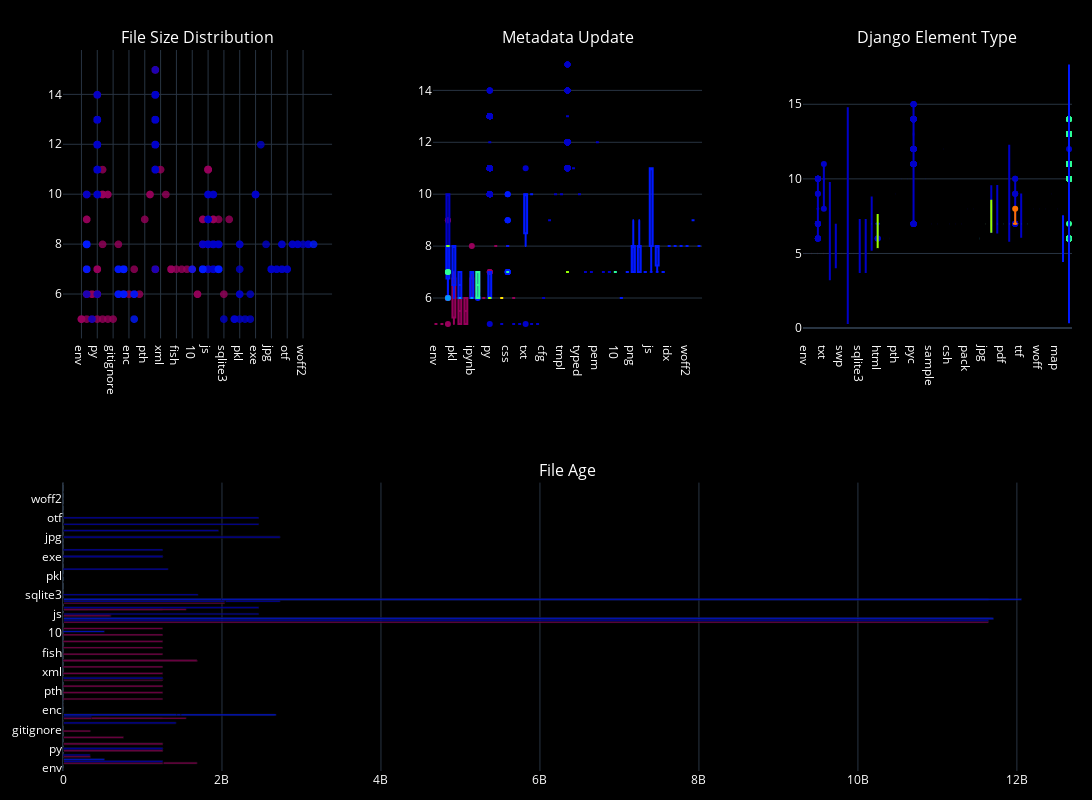

The code cell stored with this chart in its notebook:
### Code cell
def create_django_project_analysis_plot(pandas_df):
    # Create a 2x3 subplot grid
    fig = make_subplots(
        rows=2, cols=3, 
        specs=[[{"colspan": 1}, {}, {}], [{"colspan": 3}, None, None]],  # Top row has 3 plots, bottom row has 1 plot stretched
        subplot_titles=("File Size Distribution", "Metadata Update", 
                        "Django Element Type", "File Age"),
        horizontal_spacing=0.1,
        vertical_spacing=0.2
    )

    # Graph A: Scatter Chart
    fig_a = px.scatter(
        pandas_df, 
        x='file_extension', 
        y='file_depth', 
        color='file_size_category', 
        size='file_depth',
        labels={'file_extension': 'File Extension', 'file_depth': 'File Depth'}, 
        template='plotly_dark',
        color_discrete_sequence=px.colors.sequential.Rainbow
    )
    fig_a.update_traces(marker=dict(size=8, opacity=0.8), showlegend=False)  # Consistent marker size and opacity
    for trace in fig_a.data:
        fig.add_trace(trace, row=1, col=1)

    # Graph B: Box Plot
    fig_b = px.box(
        pandas_df, 
        x='file_extension', 
        y='file_depth', 
        color='meta_data_age_in_days',
        labels={'file_extension': 'File Extension', 'file_depth': 'File Depth'}, 
        template='plotly_dark',
        color_discrete_sequence=px.colors.sequential.Rainbow
    )
    fig_b.update_traces(showlegend=False)
    for trace in fig_b.data:
        fig.add_trace(trace, row=1, col=2)

    # Graph C: Violin Plot
    fig_c = px.violin(
        pandas_df, 
        x='file_extension', 
        y='file_depth', 
        color='django_element_type',
        labels={'file_extension': 'File Extension', 'file_depth': 'File Depth'}, 
        template='plotly_dark',
        color_discrete_sequence=px.colors.sequential.Rainbow
    )
    fig_c.update_traces(showlegend=False)
    for trace in fig_c.data:
        fig.add_trace(trace, row=1, col=3)

    # Graph D: Scatter Plot (spans the entire width at the base)
    fig_d = px.timeline(
        pandas_df, 
        x_start='modification_time', 
        x_end='metadata_change_time', 
        y='file_extension', 
        color='file_size_category',
        labels={'metadata_change_time': 'Metadata Change', 'access_time': 'Last Accessed'}, 
        template='plotly_dark',
        color_discrete_sequence=px.colors.sequential.Rainbow  # Consistent color scheme
    )
    fig_d.update_traces(showlegend=False, opacity=0.8)  # Consistent opacity for clarity
    for trace in fig_d.data:
        fig.add_trace(trace, row=2, col=1)

    # Update layout for the entire figure with black background
    fig.update_layout(
        #title="Django Project Analysis",
        template='plotly_dark',
        width=1200, height=800,
        plot_bgcolor='black',  # Plot background color
        paper_bgcolor='black',  # Entire figure background color
        font_color='white',  # Font color for text elements
        margin=dict(l=20, r=20, t=50, b=20)  # Adjust margins for better layout
    )

    return fig

create_django_project_analysis_plot(pandas_df)

### Figure 1 — Plotly figure (JSON) as saved in the notebook; plotly's stock layout.template omitted (floating-point values rounded to 4 significant figures; data arrays with more than 128 entries replaced by an {"elided": "..."} marker saying what was removed)
{"data": [{"hovertemplate": "file_size_category=Small<br>File Extension=%{x}<br>File Depth=%{marker.size}<extra></extra>", "legendgroup": "Small", "marker": {"color": "rgb(150,0,90)", "opacity": 0.8, "size": 8, "sizemode": "area", "sizeref": 0.0375, "symbol": "circle"}, "mode": "markers", "name": "Small", "showlegend": false, "type": "scattergl", "x": {"elided": "1357 str values"}, "xaxis": "x", "y": {"elided": "1357 int values"}, "yaxis": "y"}, {"hovertemplate": "file_size_category=Medium<br>File Extension=%{x}<br>File Depth=%{marker.size}<extra></extra>", "legendgroup": "Medium", "marker": {"color": "rgb(0,0,200)", "opacity": 0.8, "size": 8, "sizemode": "area", "sizeref": 0.0375, "symbol": "circle"}, "mode": "markers", "name": "Medium", "showlegend": false, "type": "scattergl", "x": {"elided": "519 str values"}, "xaxis": "x", "y": {"elided": "519 int values"}, "yaxis": "y"}, {"hovertemplate": "file_size_category=Large<br>File Extension=%{x}<br>File Depth=%{marker.size}<extra></extra>", "legendgroup": "Large", "marker": {"color": "rgb(0,25,255)", "opacity": 0.8, "size": 8, "sizemode": "area", "sizeref": 0.0375, "symbol": "circle"}, "mode": "markers", "name": "Large", "showlegend": false, "type": "scattergl", "x": ["log", "ipynb", "log", "html", "html", "ipynb", "No Extension", "No Extension", "10", "No Extension", "No Extension", "No Extension", "No Extension", "No Extension", "No Extension", "No Extension", "pack", "No Extension", "No Extension", "No Extension", "No Extension", "No Extension", "No Extension", "No Extension", "No Extension", "svg", "svg", "png", "svg", "svg", "png", "svg", "svg", "svg", "svg", "png", "png", "png", "svg", "svg", "svg", "html", "html", "html", "html", "html", "html", "html", "html", "html", "html", "svg", "svg", "png", "svg", "svg", "png", "svg", "svg", "svg", "svg", "png", "png", "png", "svg", "svg", "svg", "html", "html", "html", "html", "html", "html", "html", "html", "html", "html"], "xaxis": "x", "y": [5, 6, 6, 6, 6, 7, 7, 7, 7, 8, 8, 8, 8, 8, 8, 8, 8, 8, 8, 8, 8, 8, 8, 8, 8, 7, 7, 7, 7, 7, 7, 7, 7, 7, 7, 7, 7, 7, 7, 7, 7, 7, 7, 7, 7, 7, 7, 7, 7, 7, 7, 7, 7, 7, 7, 7, 7, 7, 7, 7, 7, 7, 7, 7, 7, 7, 7, 7, 7, 7, 7, 7, 7, 7, 7, 7, 7], "yaxis": "y"}, {"alignmentgroup": "True", "hovertemplate": "meta_data_age_in_days=0<br>File Extension=%{x}<br>File Depth=%{y}<extra></extra>", "legendgroup": "0", "marker": {"color": "rgb(150,0,90)"}, "name": "0", "notched": false, "offsetgroup": "0", "orientation": "v", "showlegend": false, "type": "box", "x": ["env", "lock", "env", "lock", "env", "lock", "env", "lock", "No Extension", "pkl", "log", "csv", "ipynb", "ipynb", "pkl", "ipynb", "log", "html", "html", "enc", "ipynb", "csv", "ipynb", "ipynb", "html", "html", "html", "html", "html", "py", "py", "py", "py", "py", "py", "py", "py", "py", "No Extension", "No Extension", "No Extension", "No Extension", "No Extension", "No Extension", "No Extension", "No Extension", "No Extension", "No Extension", "No Extension", "No Extension", "No Extension", "No Extension", "No Extension", "No Extension", "No Extension", "No Extension", "No Extension", "No Extension", "No Extension", "No Extension", "No Extension", "No Extension", "No Extension", "No Extension", "No Extension", "No Extension", "No Extension", "No Extension", "pack", "No Extension", "No Extension", "No Extension", "No Extension", "No Extension", "No Extension", "No Extension", "No Extension", "No Extension", "No Extension", "No Extension", "No Extension", "No Extension", "No Extension", "No Extension", "No Extension", "No Extension", "No Extension", "No Extension", "No Extension", "No Extension", "py", "py", "py", "py", "py", "py", "py", "py", "py", "json", "pkl", "ipynb", "css", "py", "py", "sqlite3", "py"], "x0": " ", "xaxis": "x2", "y": [5, 5, 5, 5, 5, 5, 5, 5, 5, 5, 5, 5, 6, 6, 6, 6, 6, 6, 6, 6, 6, 6, 6, 7, 7, 7, 7, 7, 7, 6, 6, 6, 6, 6, 6, 6, 6, 7, 6, 6, 6, 6, 6, 7, 9, 9, 8, 8, 8, 8, 8, 8, 8, 8, 8, 8, 8, 8, 8, 8, 8, 8, 8, 8, 8, 8, 8, 8, 8, 8, 8, 8, 8, 8, 8, 8, 8, 8, 8, 8, 8, 8, 8, 8, 8, 8, 8, 8, 8, 8, 6, 6, 6, 6, 6, 6, 6, 7, 7, 6, 7, 8, 8, 6, 6, 6, 6], "y0": " ", "yaxis": "y2"}, {"alignmentgroup": "True", "hovertemplate": "meta_data_age_in_days=9<br>File Extension=%{x}<br>File Depth=%{y}<extra></extra>", "legendgroup": "9", "marker": {"color": "rgb(0,0,200)"}, "name": "9", "notched": false, "offsetgroup": "9", "orientation": "v", "showlegend": false, "type": "box", "x": {"elided": "1440 str values"}, "x0": " ", "xaxis": "x2", "y": {"elided": "1440 int values"}, "y0": " ", "yaxis": "y2"}, {"alignmentgroup": "True", "hovertemplate": "meta_data_age_in_days=8<br>File Extension=%{x}<br>File Depth=%{y}<extra></extra>", "legendgroup": "8", "marker": {"color": "rgb(0,25,255)"}, "name": "8", "notched": false, "offsetgroup": "8", "orientation": "v", "showlegend": false, "type": "box", "x": {"elided": "264 str values"}, "x0": " ", "xaxis": "x2", "y": {"elided": "264 int values"}, "y0": " ", "yaxis": "y2"}, {"alignmentgroup": "True", "hovertemplate": "meta_data_age_in_days=7<br>File Extension=%{x}<br>File Depth=%{y}<extra></extra>", "legendgroup": "7", "marker": {"color": "rgb(0,152,255)"}, "name": "7", "notched": false, "offsetgroup": "7", "orientation": "v", "showlegend": false, "type": "box", "x": ["ipynb", "No Extension", "No Extension", "No Extension", "No Extension", "No Extension", "No Extension", "No Extension", "No Extension", "No Extension", "No Extension", "No Extension", "No Extension", "No Extension", "No Extension", "No Extension", "No Extension", "No Extension", "No Extension", "No Extension", "No Extension", "No Extension", "No Extension", "No Extension", "No Extension", "No Extension", "No Extension", "log", "No Extension", "No Extension", "No Extension", "No Extension", "No Extension", "No Extension", "No Extension", "No Extension", "No Extension", "No Extension", "No Extension", "No Extension", "No Extension", "No Extension", "No Extension", "No Extension", "No Extension", "No Extension", "No Extension", "py", "py", "py", "py", "py", "py"], "x0": " ", "xaxis": "x2", "y": [6, 6, 8, 8, 8, 8, 8, 8, 8, 8, 8, 8, 8, 8, 8, 8, 8, 8, 8, 8, 8, 8, 8, 8, 8, 8, 8, 6, 8, 8, 8, 8, 8, 8, 8, 8, 8, 8, 8, 8, 8, 8, 8, 8, 8, 8, 8, 6, 6, 6, 6, 6, 6], "y0": " ", "yaxis": "y2"}, {"alignmentgroup": "True", "hovertemplate": "meta_data_age_in_days=6<br>File Extension=%{x}<br>File Depth=%{y}<extra></extra>", "legendgroup": "6", "marker": {"color": "rgb(44,255,150)"}, "name": "6", "notched": false, "offsetgroup": "6", "orientation": "v", "showlegend": false, "type": "box", "x": ["html", "html", "html", "No Extension", "No Extension", "10", "No Extension", "No Extension", "No Extension", "No Extension", "No Extension", "No Extension", "No Extension", "No Extension", "No Extension", "No Extension", "No Extension", "No Extension", "No Extension", "No Extension", "No Extension", "No Extension", "No Extension", "No Extension", "No Extension", "No Extension", "No Extension", "No Extension", "No Extension", "No Extension", "No Extension", "No Extension", "No Extension", "No Extension", "No Extension", "No Extension", "No Extension", "No Extension", "No Extension", "No Extension", "No Extension", "No Extension", "No Extension", "No Extension", "No Extension", "No Extension", "No Extension", "pyc", "css", "html", "py", "pyc", "pyc", "pyc", "pyc", "pyc", "pyc"], "x0": " ", "xaxis": "x2", "y": [6, 6, 7, 7, 7, 7, 8, 8, 8, 8, 8, 8, 8, 8, 8, 8, 8, 8, 8, 8, 8, 8, 8, 8, 8, 8, 8, 8, 8, 8, 8, 8, 8, 8, 8, 8, 8, 8, 8, 8, 8, 8, 8, 8, 8, 8, 8, 7, 7, 7, 6, 7, 7, 7, 7, 7, 7], "y0": " ", "yaxis": "y2"}, {"alignmentgroup": "True", "hovertemplate": "meta_data_age_in_days=5<br>File Extension=%{x}<br>File Depth=%{y}<extra></extra>", "legendgroup": "5", "marker": {"color": "rgb(151,255,0)"}, "name": "5", "notched": false, "offsetgroup": "5", "orientation": "v", "showlegend": false, "type": "box", "x": ["No Extension", "No Extension", "No Extension", "No Extension", "No Extension", "No Extension", "No Extension", "No Extension", "No Extension", "No Extension", "No Extension", "No Extension", "No Extension", "No Extension", "No Extension", "No Extension", "No Extension", "No Extension", "No Extension", "No Extension", "No Extension", "No Extension", "No Extension", "No Extension", "pyc", "pyc", "pyc", "py", "pyc", "pyc", "pyc"], "x0": " ", "xaxis": "x2", "y": [8, 8, 8, 8, 8, 8, 8, 8, 8, 8, 8, 8, 8, 8, 8, 8, 8, 8, 8, 8, 8, 8, 8, 8, 7, 7, 7, 6, 7, 7, 7], "y0": " ", "yaxis": "y2"}, {"alignmentgroup": "True", "hovertemplate": "meta_data_age_in_days=3<br>File Extension=%{x}<br>File Depth=%{y}<extra></extra>", "legendgroup": "3", "marker": {"color": "rgb(255,234,0)"}, "name": "3", "notched": false, "offsetgroup": "3", "orientation": "v", "showlegend": false, "type": "box", "x": ["json"], "x0": " ", "xaxis": "x2", "y": [6], "y0": " ", "yaxis": "y2"}, {"alignmentgroup": "True", "box": {"visible": false}, "hovertemplate": "django_element_type=Environment/Dependency File<br>File Extension=%{x}<br>File Depth=%{y}<extra></extra>", "legendgroup": "Environment/Dependency File", "marker": {"color": "rgb(150,0,90)"}, "name": "Environment/Dependency File", "offsetgroup": "Environment/Dependency File", "orientation": "v", "scalegroup": "True", "showlegend": false, "type": "violin", "x": ["env", "lock", "env", "lock", "env", "lock", "env", "lock", "No Extension", "txt"], "x0": " ", "xaxis": "x3", "y": [5, 5, 5, 5, 5, 5, 5, 5, 5, 5], "y0": " ", "yaxis": "y3"}, {"alignmentgroup": "True", "box": {"visible": false}, "hovertemplate": "django_element_type=Other<br>File Extension=%{x}<br>File Depth=%{y}<extra></extra>", "legendgroup": "Other", "marker": {"color": "rgb(0,0,200)"}, "name": "Other", "offsetgroup": "Other", "orientation": "v", "scalegroup": "True", "showlegend": false, "type": "violin", "x": {"elided": "1163 str values"}, "x0": " ", "xaxis": "x3", "y": {"elided": "1163 int values"}, "y0": " ", "yaxis": "y3"}, {"alignmentgroup": "True", "box": {"visible": false}, "hovertemplate": "django_element_type=Log File<br>File Extension=%{x}<br>File Depth=%{y}<extra></extra>", "legendgroup": "Log File", "marker": {"color": "rgb(0,25,255)"}, "name": "Log File", "offsetgroup": "Log File", "orientation": "v", "scalegroup": "True", "showlegend": false, "type": "violin", "x": ["log", "log", "log", "log", "log"], "x0": " ", "xaxis": "x3", "y": [5, 6, 6, 7, 6], "y0": " ", "yaxis": "y3"}, {"alignmentgroup": "True", "box": {"visible": false}, "hovertemplate": "django_element_type=Django Management Script<br>File Extension=%{x}<br>File Depth=%{y}<extra></extra>", "legendgroup": "Django Management Script", "marker": {"color": "rgb(0,152,255)"}, "name": "Django Management Script", "offsetgroup": "Django Management Script", "orientation": "v", "scalegroup": "True", "showlegend": false, "type": "violin", "x": ["py"], "x0": " ", "xaxis": "x3", "y": [5], "y0": " ", "yaxis": "y3"}, {"alignmentgroup": "True", "box": {"visible": false}, "hovertemplate": "django_element_type=Python Script<br>File Extension=%{x}<br>File Depth=%{y}<extra></extra>", "legendgroup": "Python Script", "marker": {"color": "rgb(44,255,150)"}, "name": "Python Script", "offsetgroup": "Python Script", "orientation": "v", "scalegroup": "True", "showlegend": false, "type": "violin", "x": {"elided": "660 str values"}, "x0": " ", "xaxis": "x3", "y": {"elided": "660 int values"}, "y0": " ", "yaxis": "y3"}, {"alignmentgroup": "True", "box": {"visible": false}, "hovertemplate": "django_element_type=Django Template<br>File Extension=%{x}<br>File Depth=%{y}<extra></extra>", "legendgroup": "Django Template", "marker": {"color": "rgb(151,255,0)"}, "name": "Django Template", "offsetgroup": "Django Template", "orientation": "v", "scalegroup": "True", "showlegend": false, "type": "violin", "x": ["html", "html", "html", "html", "html", "html", "html", "html", "html", "html", "html", "html", "html", "html"], "x0": " ", "xaxis": "x3", "y": [6, 6, 6, 6, 6, 6, 6, 6, 7, 7, 7, 7, 7, 7], "y0": " ", "yaxis": "y3"}, {"alignmentgroup": "True", "box": {"visible": false}, "hovertemplate": "django_element_type=Django App Admin<br>File Extension=%{x}<br>File Depth=%{y}<extra></extra>", "legendgroup": "Django App Admin", "marker": {"color": "rgb(255,234,0)"}, "name": "Django App Admin", "offsetgroup": "Django App Admin", "orientation": "v", "scalegroup": "True", "showlegend": false, "type": "violin", "x": ["py", "py"], "x0": " ", "xaxis": "x3", "y": [6, 6], "y0": " ", "yaxis": "y3"}, {"alignmentgroup": "True", "box": {"visible": false}, "hovertemplate": "django_element_type=Django App Configuration<br>File Extension=%{x}<br>File Depth=%{y}<extra></extra>", "legendgroup": "Django App Configuration", "marker": {"color": "rgb(255,111,0)"}, "name": "Django App Configuration", "offsetgroup": "Django App Configuration", "orientation": "v", "scalegroup": "True", "showlegend": false, "type": "violin", "x": ["py", "py"], "x0": " ", "xaxis": "x3", "y": [6, 6], "y0": " ", "yaxis": "y3"}, {"alignmentgroup": "True", "box": {"visible": false}, "hovertemplate": "django_element_type=Django App Views<br>File Extension=%{x}<br>File Depth=%{y}<extra></extra>", "legendgroup": "Django App Views", "marker": {"color": "rgb(255,0,0)"}, "name": "Django App Views", "offsetgroup": "Django App Views", "orientation": "v", "scalegroup": "True", "showlegend": false, "type": "violin", "x": ["py", "py", "py"], "x0": " ", "xaxis": "x3", "y": [6, 6, 6], "y0": " ", "yaxis": "y3"}, {"alignmentgroup": "True", "box": {"visible": false}, "hovertemplate": "django_element_type=Django App Models<br>File Extension=%{x}<br>File Depth=%{y}<extra></extra>", "legendgroup": "Django App Models", "marker": {"color": "rgb(150,0,90)"}, "name": "Django App Models", "offsetgroup": "Django App Models", "orientation": "v", "scalegroup": "True", "showlegend": false, "type": "violin", "x": ["py", "py", "py", "py"], "x0": " ", "xaxis": "x3", "y": [6, 12, 12, 6], "y0": " ", "yaxis": "y3"}, {"alignmentgroup": "True", "box": {"visible": false}, "hovertemplate": "django_element_type=Django Project Configuration<br>File Extension=%{x}<br>File Depth=%{y}<extra></extra>", "legendgroup": "Django Project Configuration", "marker": {"color": "rgb(0,0,200)"}, "name": "Django Project Configuration", "offsetgroup": "Django Project Configuration", "orientation": "v", "scalegroup": "True", "showlegend": false, "type": "violin", "x": ["py", "py", "py", "py", "py", "py", "py"], "x0": " ", "xaxis": "x3", "y": [6, 12, 6, 6, 6, 6, 6], "y0": " ", "yaxis": "y3"}, {"alignmentgroup": "True", "box": {"visible": false}, "hovertemplate": "django_element_type=Django App Tests<br>File Extension=%{x}<br>File Depth=%{y}<extra></extra>", "legendgroup": "Django App Tests", "marker": {"color": "rgb(0,25,255)"}, "name": "Django App Tests", "offsetgroup": "Django App Tests", "orientation": "v", "scalegroup": "True", "showlegend": false, "type": "violin", "x": ["py", "py", "py"], "x0": " ", "xaxis": "x3", "y": [6, 12, 6], "y0": " ", "yaxis": "y3"}, {"alignmentgroup": "True", "box": {"visible": false}, "hovertemplate": "django_element_type=Django Migrations<br>File Extension=%{x}<br>File Depth=%{y}<extra></extra>", "legendgroup": "Django Migrations", "marker": {"color": "rgb(0,152,255)"}, "name": "Django Migrations", "offsetgroup": "Django Migrations", "orientation": "v", "scalegroup": "True", "showlegend": false, "type": "violin", "x": ["py", "py", "py", "py"], "x0": " ", "xaxis": "x3", "y": [7, 7, 7, 7], "y0": " ", "yaxis": "y3"}, {"alignmentgroup": "True", "box": {"visible": false}, "hovertemplate": "django_element_type=Other Static File<br>File Extension=%{x}<br>File Depth=%{y}<extra></extra>", "legendgroup": "Other Static File", "marker": {"color": "rgb(44,255,150)"}, "name": "Other Static File", "offsetgroup": "Other Static File", "orientation": "v", "scalegroup": "True", "showlegend": false, "type": "violin", "x": ["webmanifest", "pdf", "html", "html", "html", "html", "html", "html", "ipynb", "ipynb", "html", "html", "html", "html", "ipynb", "ttf", "otf", "html"], "x0": " ", "xaxis": "x3", "y": [6, 7, 7, 7, 7, 7, 7, 7, 7, 7, 7, 7, 7, 7, 7, 7, 7, 7], "y0": " ", "yaxis": "y3"}, {"alignmentgroup": "True", "box": {"visible": false}, "hovertemplate": "django_element_type=Static Image File<br>File Extension=%{x}<br>File Depth=%{y}<extra></extra>", "legendgroup": "Static Image File", "marker": {"color": "rgb(151,255,0)"}, "name": "Static Image File", "offsetgroup": "Static Image File", "orientation": "v", "scalegroup": "True", "showlegend": false, "type": "violin", "x": ["jpg", "png", "svg", "svg", "png", "svg", "svg", "png", "svg", "png", "jpg", "svg", "png", "jpg", "svg", "svg", "svg", "svg", "png", "png", "png", "png", "jpg", "png", "svg", "jpg", "svg", "png", "svg", "svg", "png", "png", "png", "png", "png", "png", "png", "png", "png", "png", "png", "png", "png", "png", "png", "png", "png"], "x0": " ", "xaxis": "x3", "y": [7, 7, 7, 7, 7, 7, 7, 7, 7, 7, 7, 7, 7, 7, 7, 7, 7, 7, 7, 7, 7, 7, 7, 7, 7, 7, 7, 7, 7, 7, 8, 8, 8, 8, 8, 8, 8, 8, 8, 8, 8, 8, 8, 8, 8, 8, 8], "y0": " ", "yaxis": "y3"}, {"alignmentgroup": "True", "box": {"visible": false}, "hovertemplate": "django_element_type=Static JS File<br>File Extension=%{x}<br>File Depth=%{y}<extra></extra>", "legendgroup": "Static JS File", "marker": {"color": "rgb(255,234,0)"}, "name": "Static JS File", "offsetgroup": "Static JS File", "orientation": "v", "scalegroup": "True", "showlegend": false, "type": "violin", "x": ["js", "js", "js", "js"], "x0": " ", "xaxis": "x3", "y": [7, 7, 7, 7], "y0": " ", "yaxis": "y3"}, {"alignmentgroup": "True", "box": {"visible": false}, "hovertemplate": "django_element_type=Static CSS File<br>File Extension=%{x}<br>File Depth=%{y}<extra></extra>", "legendgroup": "Static CSS File", "marker": {"color": "rgb(255,111,0)"}, "name": "Static CSS File", "offsetgroup": "Static CSS File", "orientation": "v", "scalegroup": "True", "showlegend": false, "type": "violin", "x": ["css", "css", "css", "css", "css", "css"], "x0": " ", "xaxis": "x3", "y": [8, 7, 7, 7, 7, 7], "y0": " ", "yaxis": "y3"}, {"alignmentgroup": "True", "base": {"elided": "1357 str values"}, "hovertemplate": "file_size_category=Small<br>modification_time=%{base}<br>Metadata Change=%{x}<br>file_extension=%{y}<extra></extra>", "legendgroup": "Small", "marker": {"color": "rgb(150,0,90)", "pattern": {"shape": ""}}, "name": "Small", "offsetgroup": "Small", "opacity": 0.8, "orientation": "h", "showlegend": false, "textposition": "auto", "type": "bar", "x": {"elided": "1357 float values"}, "xaxis": "x4", "y": {"elided": "1357 str values"}, "yaxis": "y4"}, {"alignmentgroup": "True", "base": {"elided": "519 str values"}, "hovertemplate": "file_size_category=Medium<br>modification_time=%{base}<br>Metadata Change=%{x}<br>file_extension=%{y}<extra></extra>", "legendgroup": "Medium", "marker": {"color": "rgb(0,0,200)", "pattern": {"shape": ""}}, "name": "Medium", "offsetgroup": "Medium", "opacity": 0.8, "orientation": "h", "showlegend": false, "textposition": "auto", "type": "bar", "x": {"elided": "519 float values"}, "xaxis": "x4", "y": {"elided": "519 str values"}, "yaxis": "y4"}, {"alignmentgroup": "True", "base": ["2024-09-24T12:09:56.245182", "2024-09-23T22:28:18.316672", "2024-09-23T22:28:18.052673", "2024-09-23T22:28:18.172673", "2024-09-23T22:28:18.293672", "2024-09-23T22:28:18.029673", "2024-09-11T21:32:36", "2024-09-11T21:32:36", "2024-09-11T21:32:36", "2024-09-17T02:57:16.153859", "2024-09-23T22:27:51.779766", "2024-09-17T02:57:18.546843", "2024-09-17T02:57:14.934867", "2024-09-17T02:57:17.916847", "2024-09-23T22:27:52.544763", "2024-09-17T02:57:17.062853", "2024-09-23T22:27:55.575753", "2024-09-17T02:57:15.809861", "2024-09-23T22:27:50.969768", "2024-09-17T02:57:16.407857", "2024-09-17T02:57:15.390864", "2024-09-17T02:57:17.643849", "2024-09-17T02:57:17.354851", "2024-09-17T02:57:18.262845", "2024-09-17T02:57:16.721855", "2024-05-03T17:05:22.297780", "2024-05-03T02:12:24.218791", "2024-05-03T17:05:15.751559", "2024-05-03T04:24:28.884527", "2024-08-29T07:11:47.782698", "2024-08-23T09:10:12.903917", "2024-05-03T14:15:02.618783", "2024-08-29T07:06:12.139358", "2024-05-03T02:58:26.782440", "2024-05-03T16:56:44.555170", "2024-08-23T09:09:29.591646", "2024-04-28T21:31:46.502342", "2024-08-23T09:10:22.822968", "2024-05-03T14:06:10.530060", "2024-05-03T03:57:38.438357", "2024-05-02T23:06:17.662433", "2024-08-29T22:47:06.104209", "2024-08-29T23:57:36.482593", "2024-08-30T00:56:38.695387", "2024-08-30T00:00:37.226732", "2024-08-15T15:29:28.849816", "2024-08-29T23:24:56.017937", "2024-08-15T10:19:56.041315", "2024-08-29T07:50:10.680998", "2024-08-29T08:02:21.791424", "2024-08-29T22:04:07.604010", "2024-09-16T08:47:30.161640", "2024-09-16T08:47:30.188638", "2024-09-16T08:47:30.214637", "2024-09-16T08:47:30.233636", "2024-09-16T08:47:30.248635", "2024-09-16T08:47:30.267634", "2024-09-16T08:47:30.284634", "2024-09-16T08:47:30.304633", "2024-09-16T08:47:30.320632", "2024-09-16T08:47:30.334631", "2024-09-16T08:47:30.344631", "2024-09-16T08:47:30.355630", "2024-09-16T08:47:30.360630", "2024-09-16T08:47:30.380629", "2024-09-16T08:47:30.397628", "2024-09-16T08:47:30.419627", "2024-09-16T08:47:30.434626", "2024-09-16T08:47:30.444626", "2024-09-16T08:47:30.453625", "2024-09-16T08:47:30.463625", "2024-09-16T08:47:30.473624", "2024-09-16T08:47:30.482624", "2024-09-16T08:47:30.495623", "2024-09-16T08:47:30.505623", "2024-09-16T08:47:30.515622", "2024-09-16T08:47:30.525622"], "hovertemplate": "file_size_category=Large<br>modification_time=%{base}<br>Metadata Change=%{x}<br>file_extension=%{y}<extra></extra>", "legendgroup": "Large", "marker": {"color": "rgb(0,25,255)", "pattern": {"shape": ""}}, "name": "Large", "offsetgroup": "Large", "opacity": 0.8, "orientation": "h", "showlegend": false, "textposition": "auto", "type": "bar", "x": [0, 0, 0, 0, 0, 0, 521600000.0, 521600000.0, 521600000.0, 0, 0, 0, 0, 1, 0, 0, 0, 0, 0, 0, 0, 0, 0, 0, 1, 11640000000.0, 11700000000.0, 11640000000.0, 11690000000.0, 1483000000.0, 1994000000.0, 11650000000.0, 1483000000.0, 11690000000.0, 11640000000.0, 1994000000.0, 12060000000.0, 1994000000.0, 11650000000.0, 11690000000.0, 11710000000.0, 1427000000.0, 1423000000.0, 1419000000.0, 1423000000.0, 2663000000.0, 1425000000.0, 2681000000.0, 1481000000.0, 1480000000.0, 1430000000.0, 0, 0, 0, 0, 0, 0, 0, 0, 0, 0, 0, 0, 0, 1, 0, 0, 0, 0, 0, 0, 0, 0, 0, 0, 0, 0], "xaxis": "x4", "y": ["log", "ipynb", "log", "html", "html", "ipynb", "No Extension", "No Extension", "10", "No Extension", "No Extension", "No Extension", "No Extension", "No Extension", "No Extension", "No Extension", "pack", "No Extension", "No Extension", "No Extension", "No Extension", "No Extension", "No Extension", "No Extension", "No Extension", "svg", "svg", "png", "svg", "svg", "png", "svg", "svg", "svg", "svg", "png", "png", "png", "svg", "svg", "svg", "html", "html", "html", "html", "html", "html", "html", "html", "html", "html", "svg", "svg", "png", "svg", "svg", "png", "svg", "svg", "svg", "svg", "png", "png", "png", "svg", "svg", "svg", "html", "html", "html", "html", "html", "html", "html", "html", "html", "html"], "yaxis": "y4"}], "layout": {"annotations": [{"font": {"size": 16}, "showarrow": false, "text": "File Size Distribution", "x": 0.1333, "xanchor": "center", "xref": "paper", "y": 1, "yanchor": "bottom", "yref": "paper"}, {"font": {"size": 16}, "showarrow": false, "text": "Metadata Update", "x": 0.5, "xanchor": "center", "xref": "paper", "y": 1, "yanchor": "bottom", "yref": "paper"}, {"font": {"size": 16}, "showarrow": false, "text": "Django Element Type", "x": 0.8667, "xanchor": "center", "xref": "paper", "y": 1, "yanchor": "bottom", "yref": "paper"}, {"font": {"size": 16}, "showarrow": false, "text": "File Age", "x": 0.5, "xanchor": "center", "xref": "paper", "y": 0.4, "yanchor": "bottom", "yref": "paper"}], "font": {"color": "white"}, "height": 800, "margin": {"b": 20, "l": 20, "r": 20, "t": 50}, "paper_bgcolor": "black", "plot_bgcolor": "black", "width": 1200, "xaxis": {"anchor": "y", "autorange": true, "domain": [0, 0.2667], "range": [-3.389, 47.39], "type": "category"}, "xaxis2": {"anchor": "y2", "autorange": true, "domain": [0.3667, 0.6333], "range": [-0.5, 44.5], "type": "category"}, "xaxis3": {"anchor": "y3", "autorange": true, "domain": [0.7333, 1], "range": [-0.5, 44.5], "type": "category"}, "xaxis4": {"anchor": "y4", "autorange": true, "domain": [0, 1], "range": [0, 12690000000.0], "type": "linear"}, "yaxis": {"anchor": "x", "autorange": true, "domain": [0.6, 1], "range": [4.222, 15.78], "type": "linear"}, "yaxis2": {"anchor": "x2", "autorange": true, "domain": [0.6, 1], "range": [4.444, 15.56], "type": "linear"}, "yaxis3": {"anchor": "x3", "autorange": true, "domain": [0.6, 1], "range": [-0.6928, 18.64], "type": "linear"}, "yaxis4": {"anchor": "x4", "autorange": true, "domain": [0, 0.4], "range": [-0.5, 44.5], "type": "category"}}}
